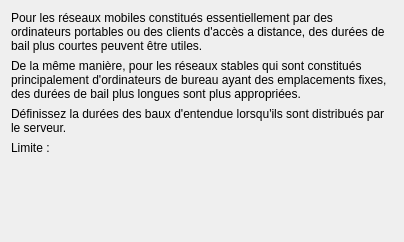
<ui version="4.0" >
 <class>WizardSubnetLeaseTime</class>
 <widget class="QWidget" name="WizardSubnetLeaseTime" >
  <property name="geometry" >
   <rect>
    <x>0</x>
    <y>0</y>
    <width>404</width>
    <height>242</height>
   </rect>
  </property>
  <property name="windowTitle" >
   <string>Form</string>
  </property>
  <layout class="QVBoxLayout" >
   <property name="bottomMargin" >
    <number>0</number>
   </property>
   <item>
    <widget class="QLabel" name="label" >
     <property name="text" >
      <string>Pour les réseaux mobiles constitués essentiellement par des ordinateurs portables ou des clients d'accès a distance, des durées de bail plus courtes peuvent être utiles.</string>
     </property>
     <property name="wordWrap" >
      <bool>true</bool>
     </property>
    </widget>
   </item>
   <item>
    <widget class="QLabel" name="label_2" >
     <property name="text" >
      <string>De la même manière, pour les réseaux stables qui sont constitués principalement d'ordinateurs de bureau ayant des emplacements fixes, des durées de bail plus longues sont plus appropriées.</string>
     </property>
     <property name="wordWrap" >
      <bool>true</bool>
     </property>
    </widget>
   </item>
   <item>
    <widget class="QLabel" name="label_3" >
     <property name="text" >
      <string>Définissez la durées des baux d'entendue lorsqu'ils sont distribués par le serveur.</string>
     </property>
     <property name="wordWrap" >
      <bool>true</bool>
     </property>
    </widget>
   </item>
   <item>
    <widget class="QLabel" name="label_4" >
     <property name="text" >
      <string>Limite :</string>
     </property>
    </widget>
   </item>
   <item>
    <widget class="TimeLeaseEditor" native="1" name="leaseTimeEdit" >
     <property name="sizePolicy" >
      <sizepolicy vsizetype="Expanding" hsizetype="Preferred" >
       <horstretch>0</horstretch>
       <verstretch>0</verstretch>
      </sizepolicy>
     </property>
    </widget>
   </item>
  </layout>
 </widget>
 <customwidgets>
  <customwidget>
   <class>TimeLeaseEditor</class>
   <extends>QWidget</extends>
   <header>timeleaseeditor.h</header>
   <container>1</container>
  </customwidget>
 </customwidgets>
 <resources/>
 <connections/>
</ui>
